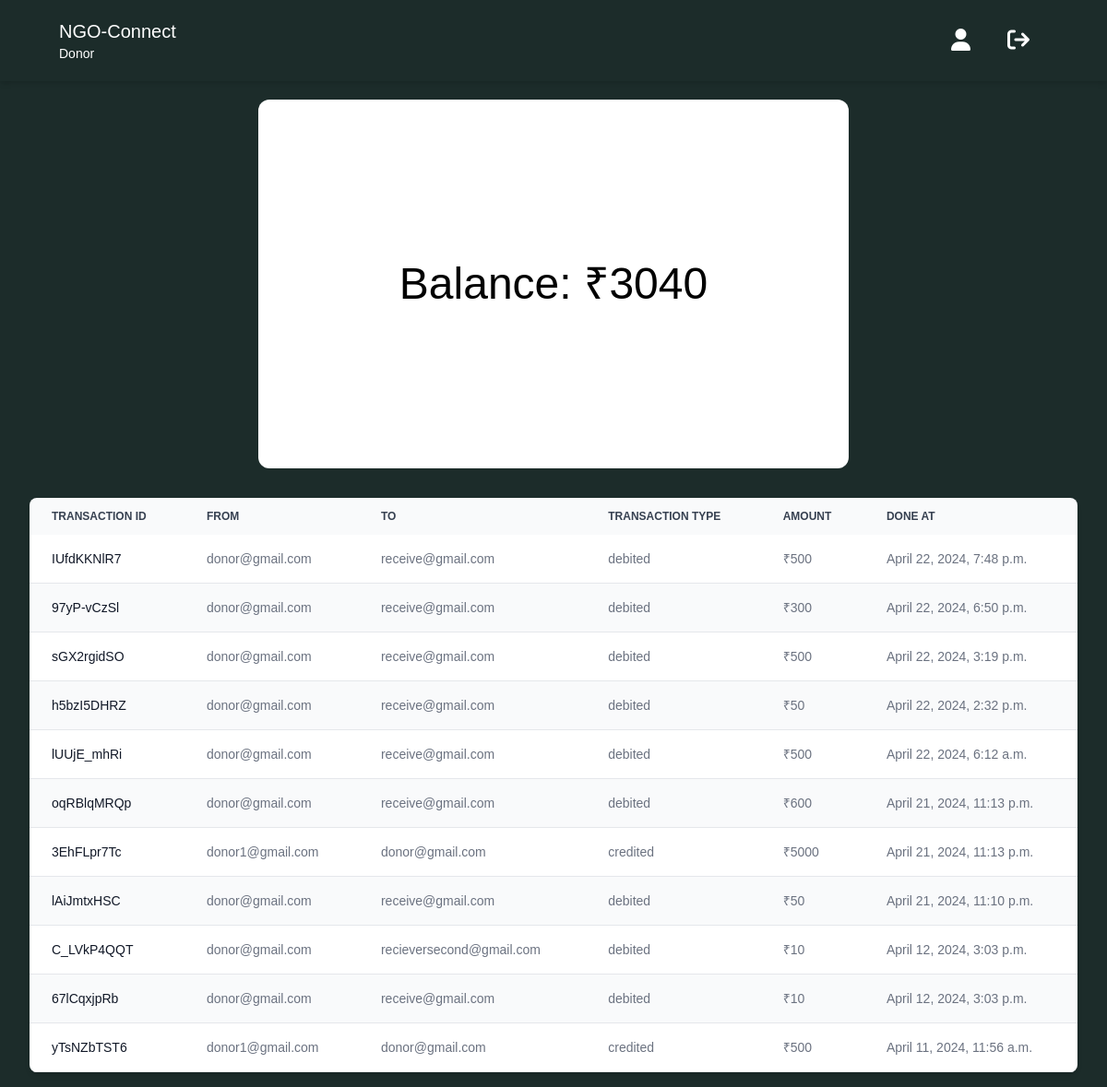
/ngo/ngo_balance_sheet (signed in), run on an earlier commit of the app's database.
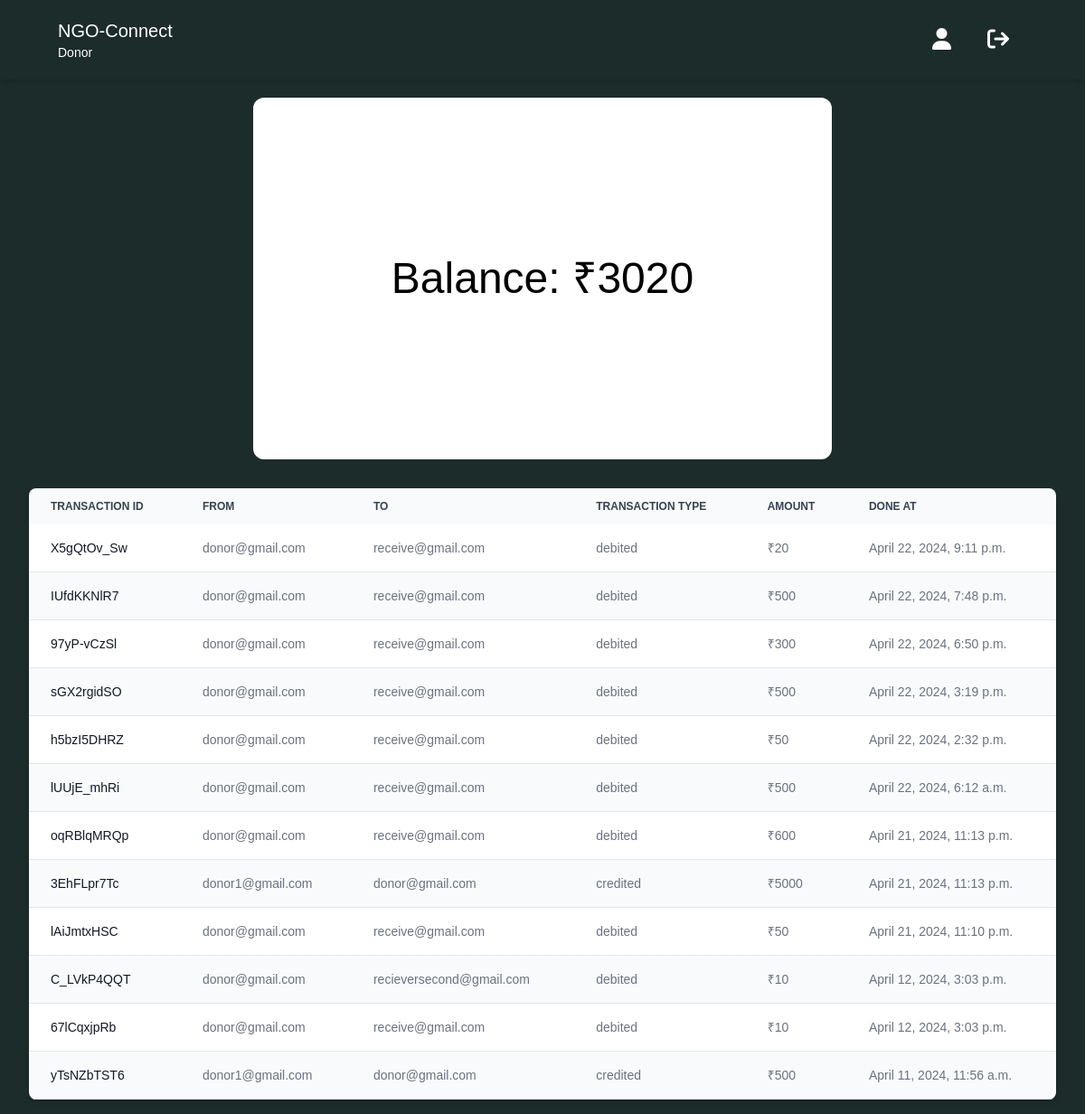
And on a later commit of the database.
### ngo/models.py (models this page shows)
class NgoBank(models.Model):
    user = models.OneToOneField(User, on_delete=models.CASCADE)
    current_balance = models.IntegerField(null=True)

class NgoBankTransactions(models.Model):
    from_user = models.ForeignKey(User, on_delete=models.CASCADE, related_name='sent', null=True)
    to_user = models.ForeignKey(User, on_delete=models.CASCADE, related_name='received', null=True)
    amount = models.IntegerField(null=True)
    transaction_id = models.CharField(max_length=10, null=True)
    transaction_type = models.CharField(max_length=8, choices=(('credited', 'credited'), ('debited', 'debited')), null=True)
    done_at = models.DateTimeField(auto_now=True,blank=True, null=True)

### ngo/views.py (the view)
# urls.py: path('ngo_balance_sheet', views.ngo_balance_sheet, name="ngo_balance_sheet"),
def ngo_balance_sheet(request):
    profile=request.user
    try:
        bank = NgoBank.objects.get(user=request.user)
    except NgoBank.DoesNotExist:
        bank = NgoBank(user=request.user)
    transactions = NgoBankTransactions.objects.filter(
        Q(from_user=request.user) | Q(to_user=request.user)
    ).order_by('-done_at')
    context = {
        'user': profile,
        'bank': bank,
        'transactions': transactions,
    }
    return render(request, 'ngo_balance_sheet.html', context)

### ngo/templates/ngo_balance_sheet.html (shortened to what this page needs)
<!DOCTYPE html>
<html lang="en">
<head>
    <script src="https://cdn.tailwindcss.com"></script>
    <link rel="stylesheet" href="https://cdnjs.cloudflare.com/ajax/libs/font-awesome/6.1.1/css/all.min.css" />
</head>
<body style="font-family: sans-serif; background-color: #1C2C2A;" >
    <header
    class="lg:px-16 px-4 flex flex-wrap items-center py-4 shadow-md"
>
    <div class="flex-1 flex justify-between items-center">
      <a href="#" class="text-xl text-white">NGO-Connect <p class="text-sm">{{ user.first_name }}</p></a>
    </div>
    <div class="hidden lg:flex lg:items-center lg:w-auto w-full" id="menu">
        <nav>
            <ul class="lg:flex items-center justify-between text-base text-gray-700 pt-4 lg:pt-0">
                <li><a class="lg:p-4 py-3 rounded-md px-0 mx-1 block text-white" href="/ngo/ngo_profile_page"><i class="fa fa-user fa-xl" aria-hidden="true"></i></a></li>
                <li><a class="lg:p-4 py-3 rounded-md text-white px-0 mx-1 block" href="/logout"><i class="fa fa-sign-out fa-xl" aria-hidden="true"></i></a></li>
            </ul>
        </nav>
    </div>
</header>
<section class="m-1 flex justify-center items-center" id="balance">
    <div class="flex justify-center items-center text-center h-full w-full my-4 py-4 bg-white rounded-xl" style="height: 50vh; width: 80vh;">
        <h1 class="text-5xl">Balance: ₹{{bank.current_balance}}</h1>
    </div>
</section>
<section id="transactions" class="m-4 px-4">
    {% if transactions %}
    <div class="relative overflow-x-auto shadow-md sm:rounded-lg">
        <table class="w-full text-sm text-left rtl:text-right text-gray-500 dark:text-gray-400">
            <thead class="text-xs text-gray-700 uppercase bg-gray-50 dark:bg-gray-700 dark:text-gray-400">
                <tr>
                    <th scope="col" class="px-6 py-3">
                        Transaction Id
                    </th>
                    <th scope="col" class="px-6 py-3">
                        From
                    </th>
                    <th scope="col" class="px-6 py-3">
                        To
                    </th>
                    <th scope="col" class="px-6 py-3">
                        Transaction Type
                    </th>
                    <th scope="col" class="px-6 py-3">
                        Amount
                    </th>
                    <th scope="col" class="px-6 py-3">
                        Done At
                    </th>
                </tr>
            </thead>
            <tbody>
                {% for i in transactions %}
                <tr class="odd:bg-white odd:dark:bg-gray-900 even:bg-gray-50 even:dark:bg-gray-800 border-b dark:border-gray-700">
                    <th scope="row" class="px-6 py-4 font-medium text-gray-900 whitespace-nowrap dark:text-white">
                        {{ i.transaction_id }}
                    </th>
                    <td class="px-6 py-4">
                        {{ i.from_user }}
                    </td>
                    <td class="px-6 py-4">
                        {{ i.to_user }}
                    </td>
                    <td class="px-6 py-4">
                        {{ i.transaction_type }}
                    </td>
                    <td class="px-6 py-4">
                        ₹{{ i.amount }}
                    </td>
                    <td class="px-6 py-4">
                        {{ i.done_at }}
                    </td>
                </tr>
                {% endfor %}
            </tbody>
        </table>
    </div>
    {% endif %}
</section>
</body>
</html>

What changed in the data, as far as the page shows it:
changed NgoBank: current_balance "3040" → "3020"
added NgoBankTransactions: transaction_id "X5gQtOv_Sw", from_user "donor@gmail.com", to_user "receive@gmail.com", transaction_type "debited", amount "20", done_at "April 22, 2024, 9:11 p.m."
